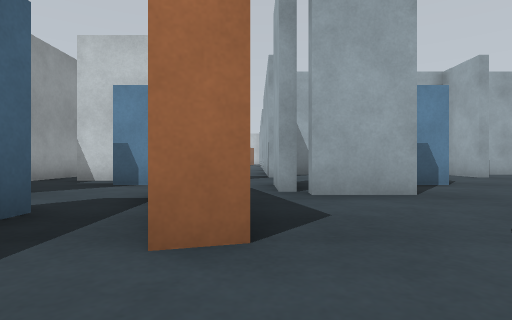
view 1 (above)

24 first-person views from a walk through a world built for the Gazebo simulator. The camera is 0.5 m above the floor, looks level and sees 80° across. The floor is counted in squares, 1 m on a side. Each view is taken from the middle of a square. On the plan, view 1 faces up. The plan holds only what a view shows up to about 9 squares ahead; the rest is blank.

view 2
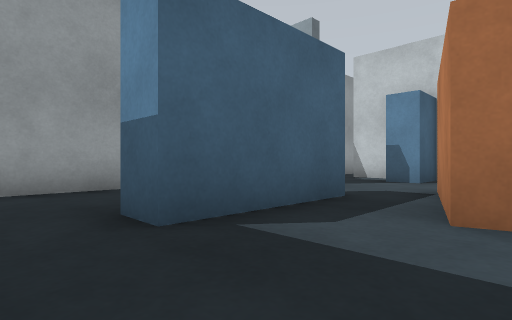

view 3
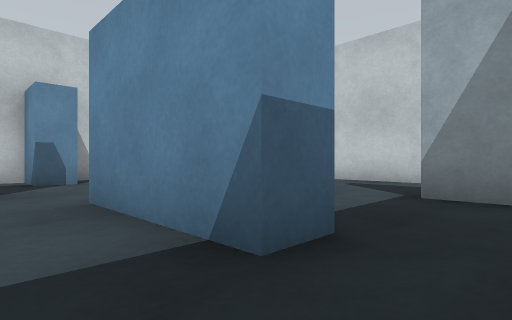

view 4
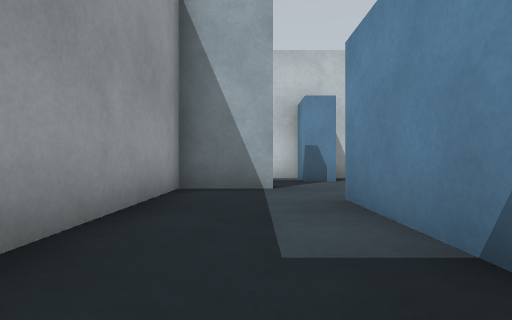

view 5
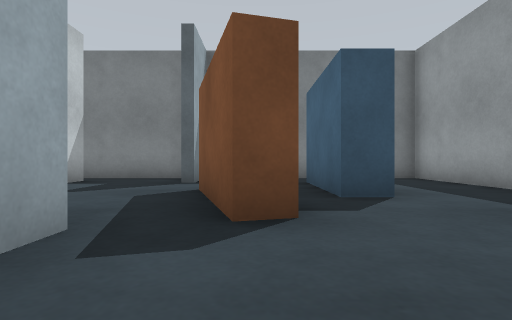

view 6
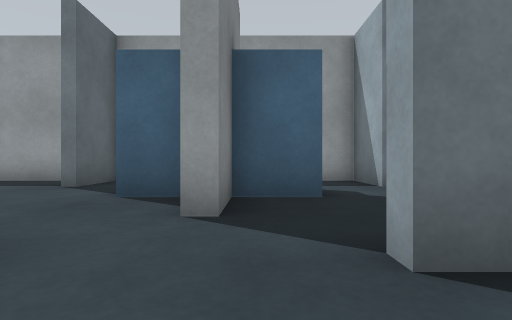

view 7
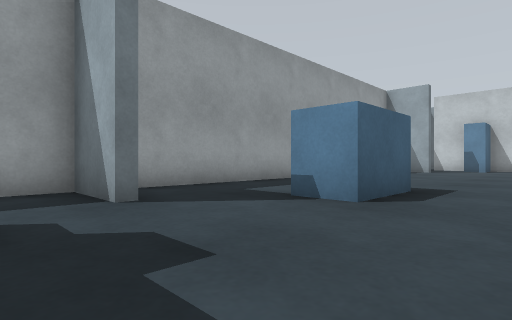

view 8
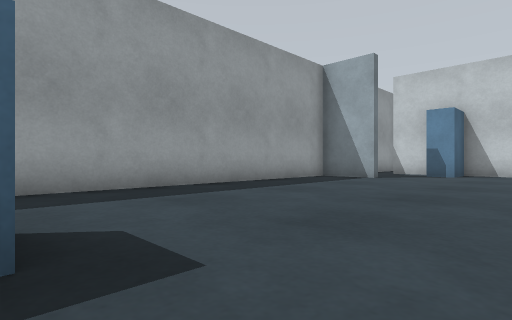

view 9
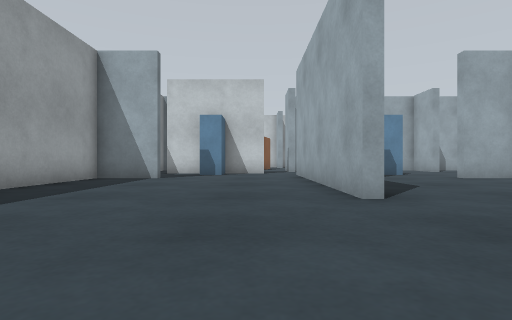

view 10
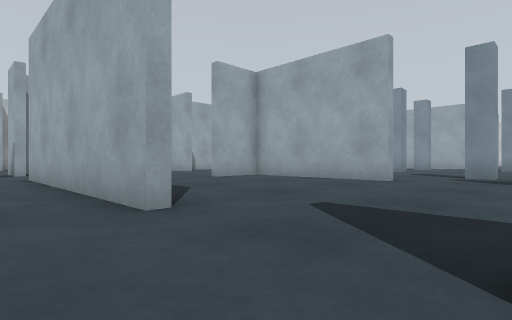

view 11
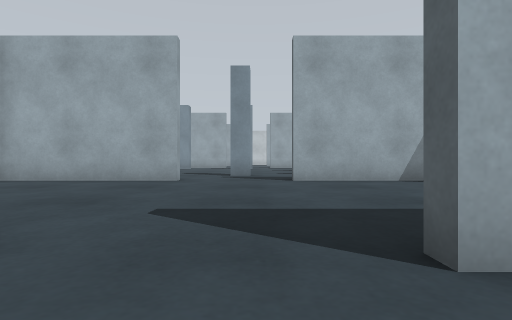

view 12
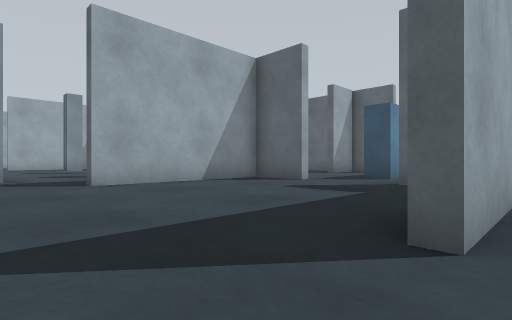

view 13
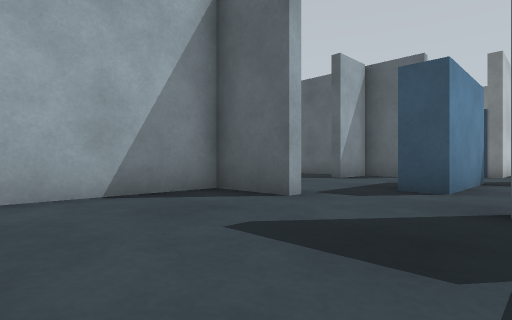

view 14
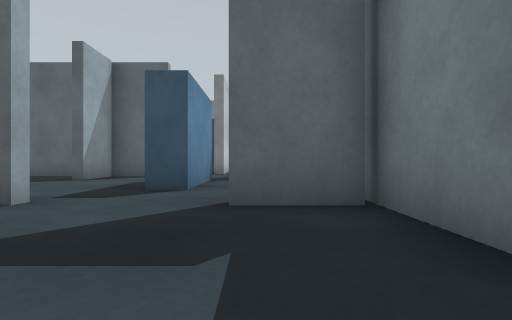

view 15
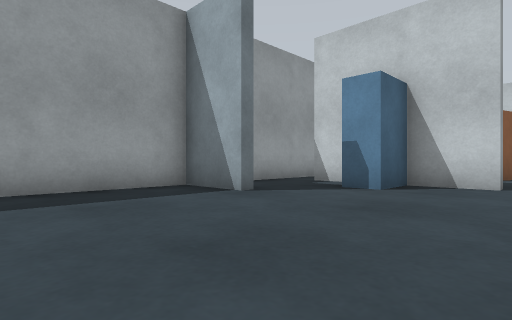

view 16
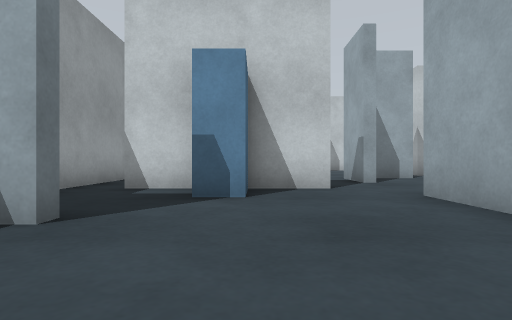

view 17
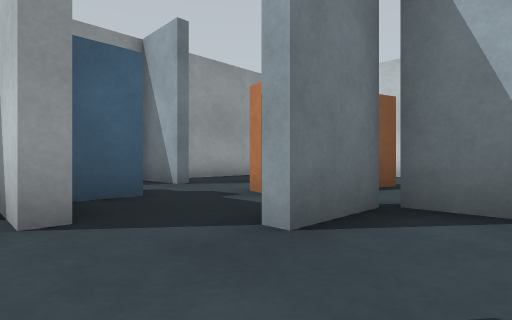

view 18
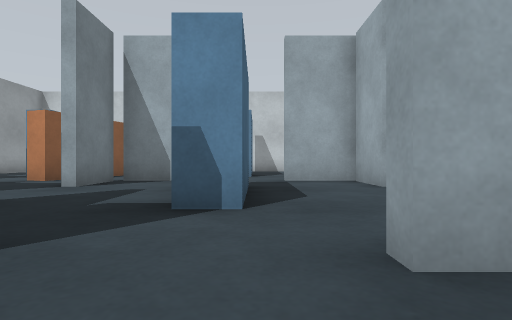

view 19
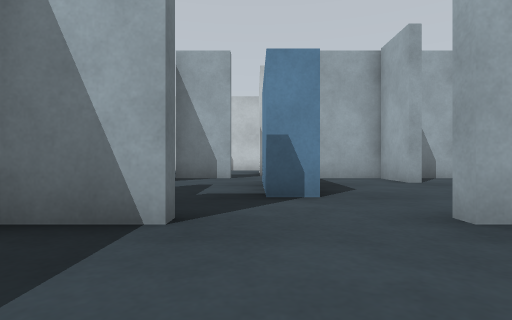

view 20
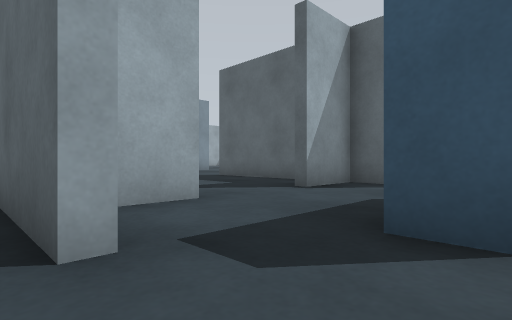

view 21
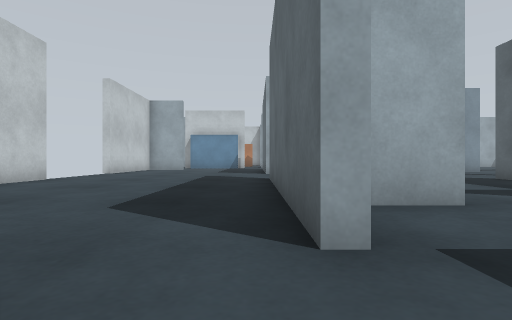

view 22
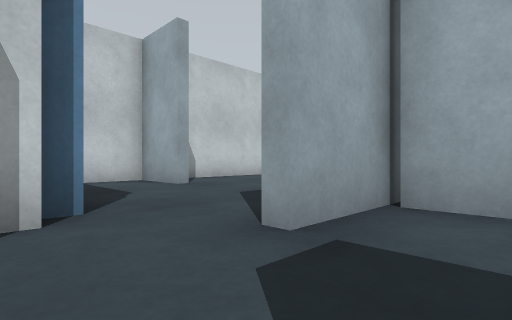

view 23
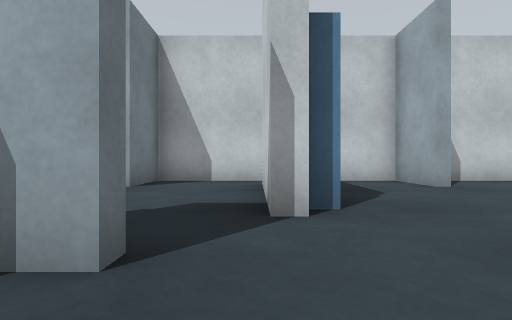

view 24
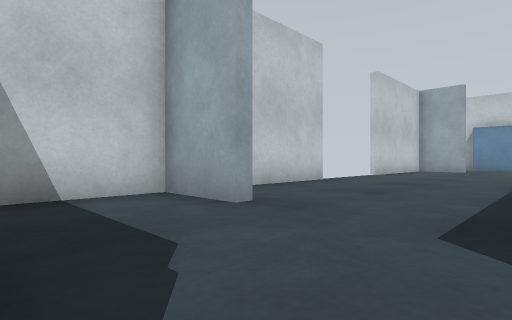

### Floor plan
Points are (right, up) in squares from view 1. A wall is a line through its corners. A room is listed if a view was taken in it or the views show most of it. See-through windows are left out.
Room 1 (views 1, 2)
walls: (0.4, -0.6) (0.4, 0.4); (0, 1.8) (-0.6, 1.7) (-1.3, 4.1); (-2.1, 2.9) (-2.1, 0.1) (-2.9, 0.1)
ways out: opening at (-2.5, -0.5) to room 2; opening at (1, 1) to room 7
Room 2 (views 3, 4, 5, 7, 8, 9, 10, 11, 12, 15, 16)
walls: (0.4, 12.9) (0.4, 15.1); (-3.7, 10.8) (-3.7, 10.4) (-5.4, 10.4) (-5.4, 7.2); (0.8, 17.9) (0.4, 17.9) (0.4, 24.4); (-2.1, 9) (-2.1, 6.1) (-2.9, 6.1) (-2.9, 7.2); (0.6, 8.7) (0.2, 8.7); (-3.7, 22.8) (-3.7, 22.4) (-5.4, 22.4) (-5.4, 11.4); (-5.4, 4.6) (-3.7, 4.6) (-3.7, 4.4) (-5.4, 4.4) (-5.4, -1.4) (-4.8, -1.4); (0.4, 4.8) (0.4, 6.1); (-1.4, 4.3) (-0.8, 4.5); (-2.1, 27) (-2.1, 24.1) (-2.9, 24.1); (0.6, 26.7) (0.4, 26.7) (0.4, 28.2); (-5.4, 27.9) (-5.4, 24.2); (-3.6, 28.4) (-5.4, 28.4); (-0.8, 28.9) (-1, 28.3) (-1.7, 28.5); (-2.9, 0.1) (-2.9, 2.9) (-2.1, 2.9)
ways out: opening at (-2.5, -0.5) to room 1; opening at (1, 7.5) to room 3; opening at (1, 16.5) to room 4; opening at (1, 25.5) to room 5; opening at (-4, 30); opening at (0, 4); opening at (0, 29)
objects: barrier (-4, 8); barrier (-4, 26); blue box (-2, 13) to (-2, 14); barrier (-1, 8); barrier (-1, 26)
Room 3 (view 6)
walls: (4.7, 10.2) (4.7, 10.6); (6.8, 8.7) (6.2, 8.7); (3.9, 6.1) (3.1, 6.1) (3.1, 8.9) (3.9, 8.9); (0.6, 10.9) (0.6, 8.7); (6.4, 5) (6.4, 6.3)
ways out: opening at (1, 7.5) to room 2; opening at (3.5, 11) to room 4; opening at (3.5, 5); opening at (7, 7.5)
Room 4 (views 13, 14, 18, 19)
walls: (6.4, 17.9) (6.4, 22.4) (4.7, 22.4); (0.4, 15.1) (0.8, 15.1); (2.4, 22.4) (1, 22.4); (0.6, 12.4) (0.6, 10.9); (4.7, 10.6) (6.4, 10.6) (6.4, 15.1); (0.7, 10.6) (2.4, 10.6)
ways out: opening at (1, 16.5) to room 2; opening at (3.5, 11) to room 3; opening at (3.5, 23) to room 5; opening at (7, 16.5)
Room 5 (views 17, 22, 23)
walls: (3.9, 26.5) (3.9, 24.1) (3.1, 24.1) (3.1, 26); (3.1, 26.9) (3.9, 26.9); (2.3, 28.4) (0.6, 28.4) (0.6, 26.7); (6.8, 26.7) (6.4, 26.7) (6.4, 28.2); (7.1, 28.4) (4.7, 28.4); (5.5, 22.6) (6.4, 22.6) (6.4, 24.3); (4.7, 22.4) (4.7, 22.8)
ways out: opening at (1, 25.5) to room 2; opening at (3.5, 23) to room 4; opening at (3.5, 29) to room 6; opening at (7, 25.5)
Room 6 (views 20, 21, 24)
walls: (10.9, 34.4) (7.6, 34.4); (6.8, 32.7) (6.4, 32.7) (6.4, 34.4) (2.5, 34.4); (4.7, 28.4) (4.7, 28.6) (10.7, 28.6); (2.3, 28.8) (2.3, 28.4)
ways out: opening at (3.5, 29) to room 5; opening at (3.5, 33.5); opening at (12.5, 29); gap at (11, 35)
objects: barrier (3, 30); barrier (3, 33)
Room 7 (no view inside)
walls: (1, -1.4) (2.5, -1.4)
ways out: opening at (1, 1) to room 1; opening at (1.5, 2); opening at (3.5, -0.5)

Positions as (right, up) in squares from view 1, and headings:
1: (0, 0), facing up
2: (0, -1), facing up-left
3: (-4, -1), facing up-right
4: (-4, -1), facing up
5: (-1, 7), facing down
6: (2, 8), facing left
7: (0, 9), facing up-left
8: (0, 14), facing up-left
9: (-1, 14), facing up
10: (-1, 15), facing up-right
11: (-1, 16), facing right
12: (0, 17), facing down-right
13: (2, 14), facing down-right
14: (2, 14), facing down
15: (0, 19), facing up-left
16: (-2, 20), facing up
17: (2, 25), facing up-left
18: (4, 21), facing up
19: (3, 20), facing up
20: (3, 29), facing down-right
21: (3, 29), facing right
22: (3, 27), facing up-right
23: (3, 27), facing up
24: (4, 30), facing up-right
